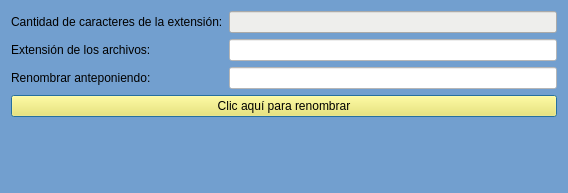
<?xml version="1.0" encoding="UTF-8"?>
<ui version="4.0">
 <class>Dialog</class>
 <widget class="QDialog" name="Dialog">
  <property name="geometry">
   <rect>
    <x>0</x>
    <y>0</y>
    <width>568</width>
    <height>193</height>
   </rect>
  </property>
  <property name="windowTitle">
   <string>Dialog</string>
  </property>
  <property name="styleSheet">
   <string notr="true">background-color: rgb(114, 159, 207);</string>
  </property>
  <layout class="QGridLayout" name="gridLayout">
   <item row="0" column="0">
    <layout class="QVBoxLayout" name="verticalLayout_3">
     <item>
      <layout class="QHBoxLayout" name="horizontalLayout">
       <item>
        <layout class="QVBoxLayout" name="verticalLayout">
         <item>
          <widget class="QLabel" name="label">
           <property name="text">
            <string>Cantidad de caracteres de la extensión:</string>
           </property>
          </widget>
         </item>
         <item>
          <widget class="QLabel" name="label_2">
           <property name="text">
            <string>Extensión de los archivos:</string>
           </property>
          </widget>
         </item>
         <item>
          <widget class="QLabel" name="label_3">
           <property name="text">
            <string>Renombrar anteponiendo:</string>
           </property>
          </widget>
         </item>
        </layout>
       </item>
       <item>
        <layout class="QVBoxLayout" name="verticalLayout_2">
         <item>
          <widget class="QLineEdit" name="lineEdit">
           <property name="styleSheet">
            <string notr="true">background-color: rgb(238, 238, 236);</string>
           </property>
          </widget>
         </item>
         <item>
          <widget class="QLineEdit" name="lineEdit_2">
           <property name="styleSheet">
            <string notr="true">background-color: rgb(255, 255, 255);</string>
           </property>
          </widget>
         </item>
         <item>
          <widget class="QLineEdit" name="lineEdit_3">
           <property name="styleSheet">
            <string notr="true">background-color: rgb(255, 255, 255);</string>
           </property>
          </widget>
         </item>
        </layout>
       </item>
      </layout>
     </item>
     <item>
      <widget class="QPushButton" name="pushButton">
       <property name="styleSheet">
        <string notr="true">background-color: rgb(252, 233, 79);</string>
       </property>
       <property name="text">
        <string>Clic aquí para renombrar</string>
       </property>
      </widget>
     </item>
     <item>
      <widget class="QLabel" name="textomensaje">
       <property name="text">
        <string/>
       </property>
      </widget>
     </item>
    </layout>
   </item>
  </layout>
 </widget>
 <resources/>
 <connections/>
</ui>
